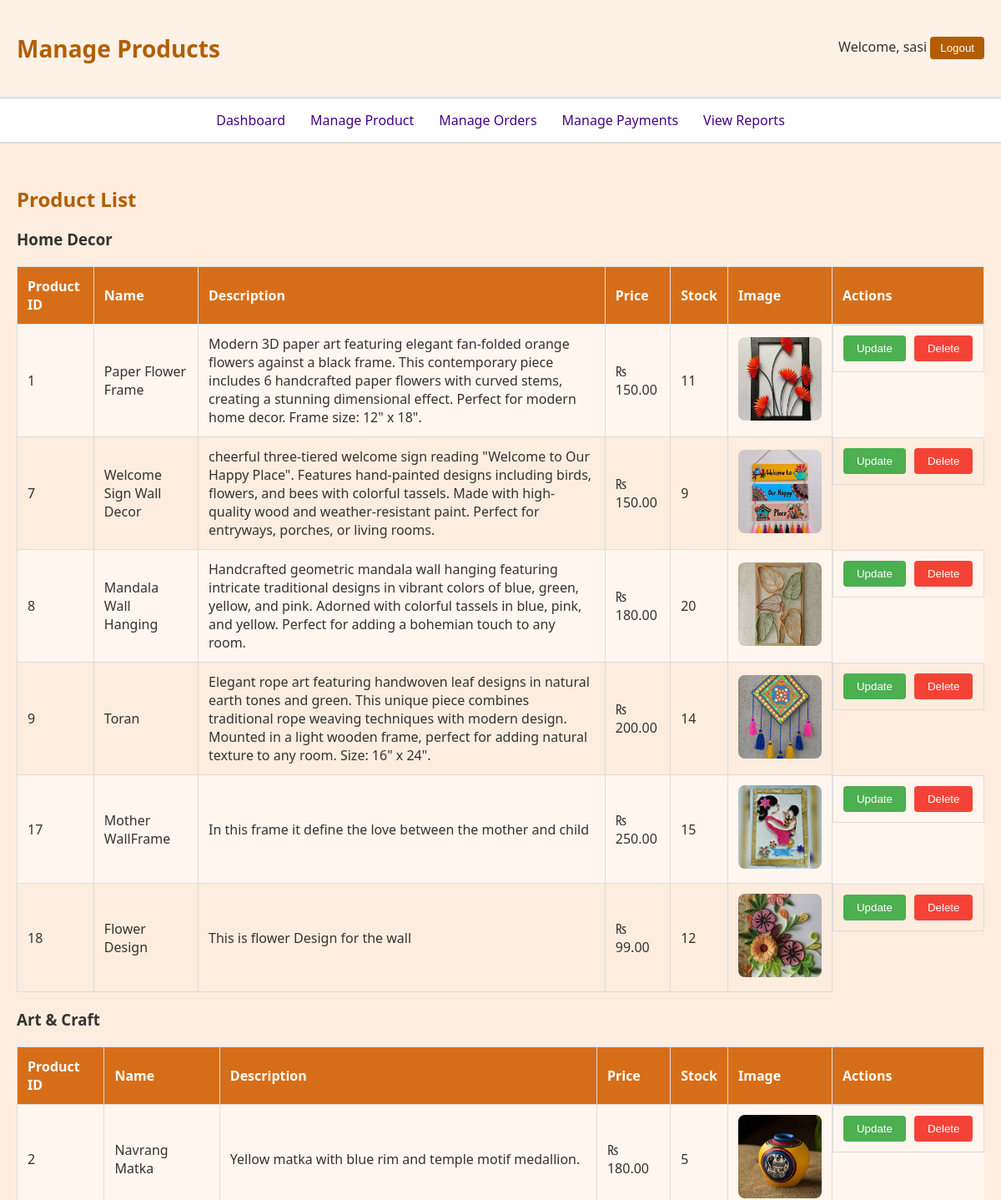
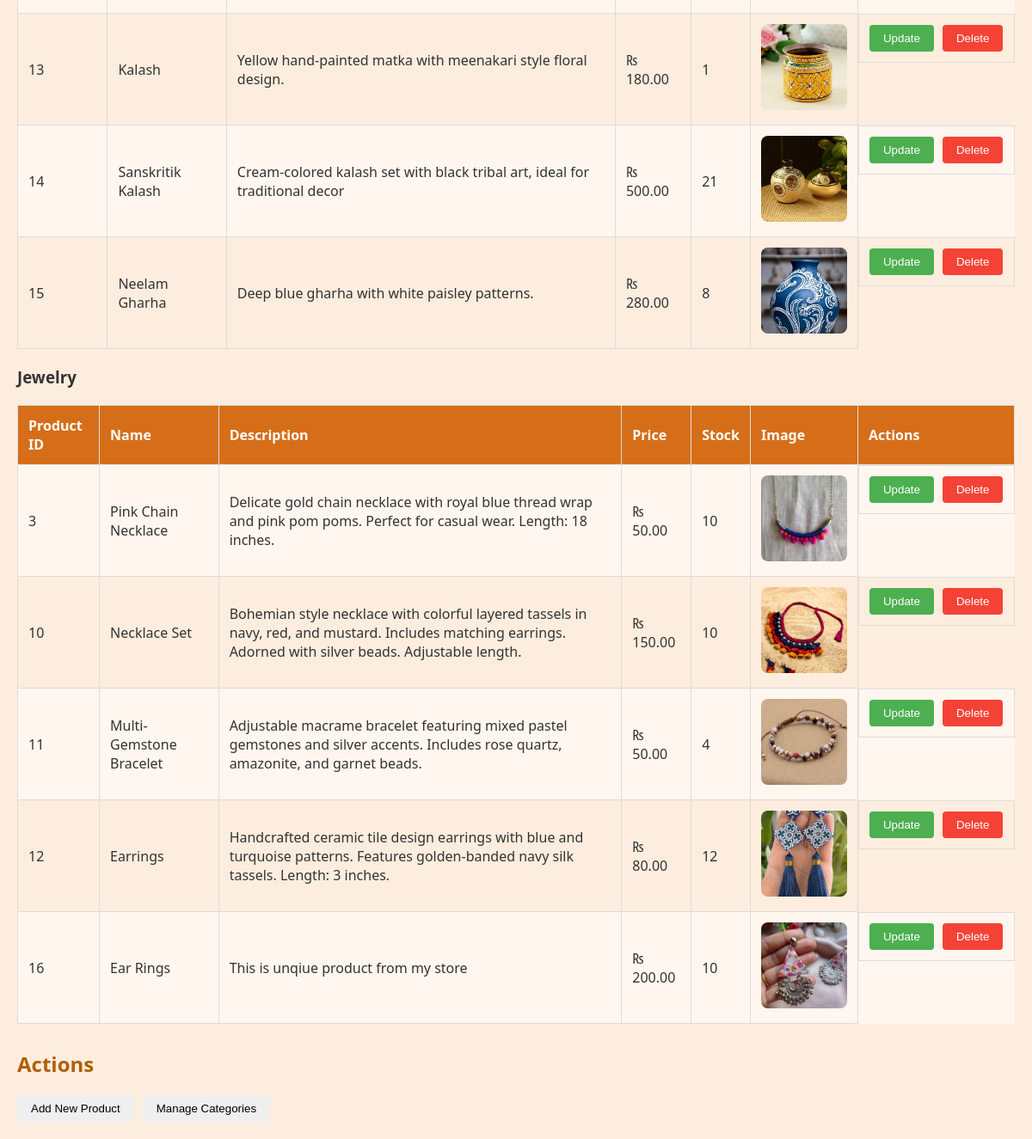
The page /admin/ManageProduct.php (signed in) on the database as committed earlier (2 pictures, top to bottom).
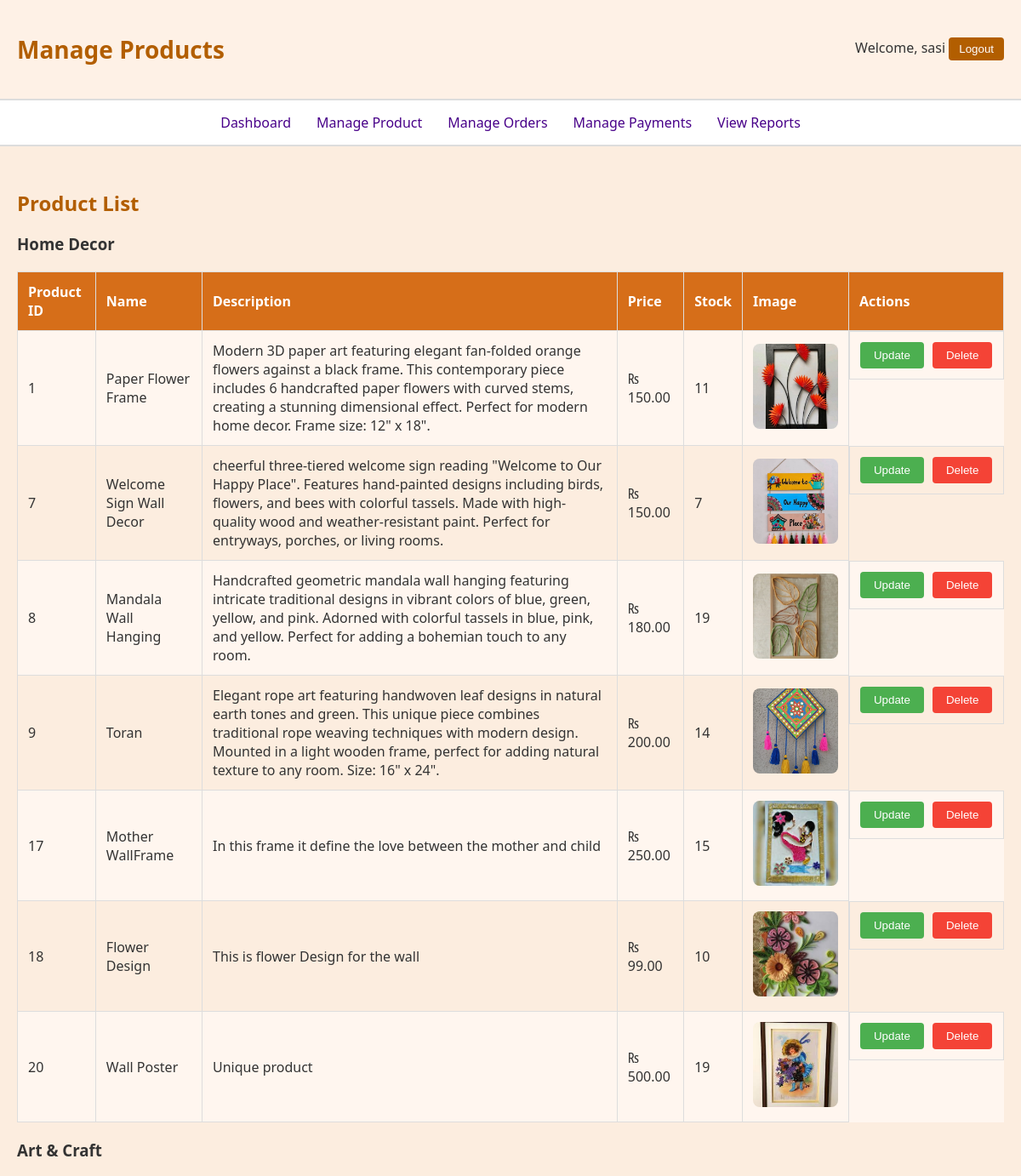
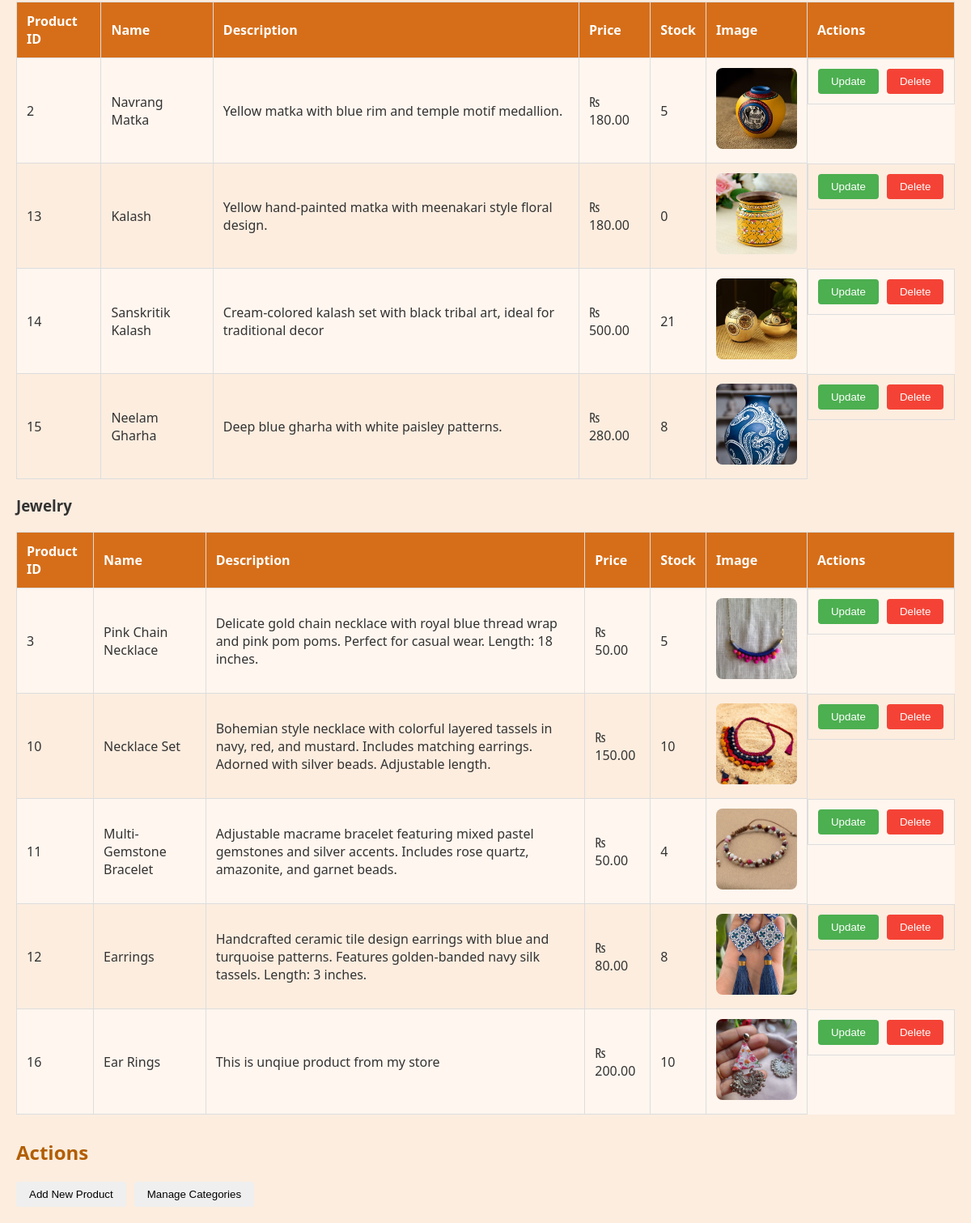
The same page on the database as committed later (2 pictures, top to bottom).
### tables this page shows
CREATE TABLE `categories` (
  `category_id` int(11) NOT NULL,
  `name` varchar(100) NOT NULL,
  `Image` varchar(255) NOT NULL,
  `description` varchar(255) NOT NULL
);

CREATE TABLE `products` (
  `product_id` int(11) NOT NULL,
  `seller_id` int(11) DEFAULT NULL,
  `name` varchar(100) NOT NULL,
  `description` text DEFAULT NULL,
  `price` decimal(10,2) NOT NULL,
  `stock` int(11) NOT NULL,
  `Image` varchar(255) NOT NULL,
  `category_id` int(11) NOT NULL
);

### admin/ManageProduct.php (the view, shortened to what this page needs)
<?php
include '../db.php';
$admin_name = $conn->query("SELECT username FROM admin WHERE admin_id = " . $_SESSION['admin_id'])->fetch_assoc()['username'];
$categories = $conn->query("SELECT * FROM categories")->fetch_all(MYSQLI_ASSOC);
$products = $conn->query("SELECT p.*, c.name AS category_name FROM products p LEFT JOIN categories c ON p.category_id = c.category_id ORDER BY c.name")->fetch_all(MYSQLI_ASSOC);
?>
<!DOCTYPE html>
<html lang="en">
<head>
    <link rel="stylesheet" href="Admin.css">
</head>
<body>
    <header>
        <div class="header-container">
            <h1>Manage Products</h1>
            <div class="admin-info">
                <span>Welcome, <?php echo htmlspecialchars($admin_name); ?></span>
                <form method="POST" style="display: inline;">
                    <button type="submit" name="logout" class="logout-btn">Logout</button>
                </form>
            </div>
        </div>
    </header>
    <nav>
        <ul>
            <li><a href="index.php">Dashboard</a></li>
            <li><a href="ManageProduct.php">Manage Product</a></li>
            <li><a href="ManageOrder.php">Manage Orders</a></li>
            <li><a href="ManagePayement.php">Manage Payments</a></li>
            <li><a href="ViewReport.php">View Reports</a></li>
        </ul>
    </nav>
    <div class="container">
        <h2>Product List</h2>
        <?php foreach ($categories as $category): ?>
            <h3><?php echo htmlspecialchars($category['name']); ?></h3>
            <table class="table">
                <tr>
                    <th>Product ID</th>
                    <th>Name</th>
                    <th>Description</th>
                    <th>Price</th>
                    <th>Stock</th>
                    <th>Image</th>
                    <th>Actions</th>
                </tr>
                <?php foreach ($products as $product): ?>
                    <?php if ($product['category_id'] == $category['category_id']): ?>
                        <tr>
                            <td><?php echo htmlspecialchars($product['product_id']); ?></td>
                            <td><?php echo htmlspecialchars($product['name']); ?></td>
                            <td><?php echo htmlspecialchars($product['description']); ?></td>
                            <td>₨ <?php echo number_format($product['price'], 2); ?></td>
                            <td><?php echo htmlspecialchars($product['stock']); ?></td>
                            <td>
                                <?php
                                    $image_path = '../' . $product['Image'];
                                    if (!empty($image_path) && file_exists($image_path)):
                                ?>
                                    <img src="<?php echo htmlspecialchars($image_path); ?>"
                                        alt="<?php echo htmlspecialchars($product['name']); ?>"
                                        class="product-image">
                                <?php else: ?>
                                    <div class="error-image">
                                        Image not found
                                    </div>
                                <?php endif; ?>
                            </td>
                            <td class="action-buttons">
                                <form action="UpdateProduct.php" method="POST">
                                    <input type="submit" value="Update">
                                </form>
                                <form action="DeleteProduct.php" method="POST">
                                    <input type="submit" value="Delete" onclick="return confirm('Are you sure you want to delete this product?');">
                                </form>
                            </td>
                        </tr>
                    <?php endif; ?>
                <?php endforeach; ?>
            </table>
        <?php endforeach; ?>
        <h2>Actions</h2>
        <div class="action-buttons">
            <form action="AddProduct.php" method="POST">
                <input type="submit" value="Add New Product">
            </form>
            <form action="ManageCategories.php" method="POST">
                <input type="submit" value="Manage Categories">
            </form>
        </div>
    </div>
</body>
</html>

### admin/admin.css (style rules this page uses)
body { margin: 0; font-family: 'Segoe UI', sans-serif; background-color: #fceddf; color: #333; }
header { background-color: #fef1e6; padding: 20px; border-bottom: 2px solid #ddd; }
.header-container { display: flex; justify-content: space-between; align-items: center; }
h1 { font-size: 28px; color: #b25e00; }
.admin-info { font-size: 16px; }
.logout-btn { background-color: #b25e00; color: #fff; border: none; padding: 6px 12px; border-radius: 4px; cursor: pointer; }
nav { display: flex; justify-content: center; background-color: #fff; padding: 15px 0; border-bottom: 2px solid #ddd; }
nav ul { display: flex; gap: 30px; list-style: none; padding: 0; margin: 0; }
nav ul li a { text-decoration: none; color: #480089; font-weight: 500; font-size: 16px; }
.container { padding: 20px; }
h2 { color: #b25e00; margin-top: 30px; }
.table { width: 100%; border-collapse: collapse; margin-top: 20px; }
.table th, .table td { border: 1px solid #ccc; padding: 10px; text-align: center; }
.table th { background-color: #b25e00; color: white; }
.table tr:nth-child(even) { background-color: #fff6ef; }

### admin/ManageProduct.php (style rules this page uses)
.product-image { width: 100px; height: 100px; object-fit: cover; border-radius: 8px; }
.table { width: 100%; border-collapse: collapse; margin: 20px 0; }
.table th, .table td { padding: 12px; text-align: left; border: 1px solid #ddd; }
.table th { background-color:rgb(214, 110, 25); }
.action-buttons { display: flex; gap: 10px; }
.action-buttons input[type="submit"] { padding: 8px 16px; border: none; border-radius: 4px; cursor: pointer; }
.action-buttons input[value="Update"] { background-color: #4CAF50; color: white; }
.action-buttons input[value="Delete"] { background-color: #f44336; color: white; }

Rows that differ between the two databases and show on the page:
changed products "Welcome Sign Wall Decor": stock "9" → "7"
changed products "Mandala Wall Hanging": stock "20" → "19"
changed products "Flower Design": stock "12" → "10"
added products: product_id "20", name "Wall Poster", description "Unique product", price "500.00", stock "19", Image (picture), shown under categories "Home Decor"
changed products "Kalash": stock "1" → "0"
changed products "Pink Chain Necklace": stock "10" → "5"
changed products "Earrings": stock "12" → "8"
